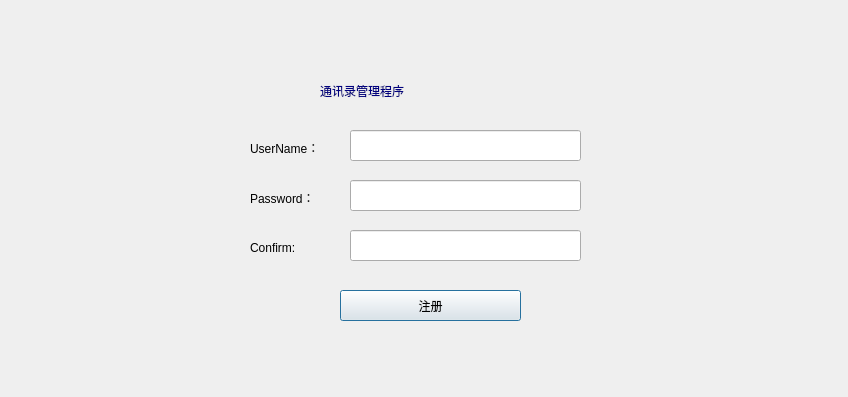
<?xml version="1.0" encoding="UTF-8"?>
<ui version="4.0">
 <class>Dialog</class>
 <widget class="QDialog" name="Dialog">
  <property name="geometry">
   <rect>
    <x>0</x>
    <y>0</y>
    <width>848</width>
    <height>397</height>
   </rect>
  </property>
  <property name="windowTitle">
   <string>Dialog</string>
  </property>
  <widget class="QLabel" name="blackground_label">
   <property name="geometry">
    <rect>
     <x>-30</x>
     <y>0</y>
     <width>881</width>
     <height>401</height>
    </rect>
   </property>
   <property name="text">
    <string/>
   </property>
   <property name="pixmap">
    <pixmap>rec/blackground.jpg</pixmap>
   </property>
   <property name="scaledContents">
    <bool>true</bool>
   </property>
  </widget>
  <widget class="QLabel" name="title_label">
   <property name="geometry">
    <rect>
     <x>320</x>
     <y>70</y>
     <width>191</width>
     <height>41</height>
    </rect>
   </property>
   <property name="styleSheet">
    <string notr="true">color: rgb(0, 0, 127);
font: 20pt &quot;楷体&quot;;</string>
   </property>
   <property name="text">
    <string>通讯录管理程序</string>
   </property>
  </widget>
  <widget class="QPushButton" name="enroll_pushButton">
   <property name="geometry">
    <rect>
     <x>340</x>
     <y>290</y>
     <width>181</width>
     <height>31</height>
    </rect>
   </property>
   <property name="styleSheet">
    <string notr="true">font: 12pt &quot;华文楷体&quot;;</string>
   </property>
   <property name="text">
    <string>注册</string>
   </property>
  </widget>
  <widget class="QLabel" name="password_label">
   <property name="geometry">
    <rect>
     <x>250</x>
     <y>190</y>
     <width>81</width>
     <height>16</height>
    </rect>
   </property>
   <property name="styleSheet">
    <string notr="true">font: 11pt &quot;黑体&quot;;</string>
   </property>
   <property name="text">
    <string>Password：</string>
   </property>
  </widget>
  <widget class="QLabel" name="username_label">
   <property name="geometry">
    <rect>
     <x>250</x>
     <y>140</y>
     <width>81</width>
     <height>16</height>
    </rect>
   </property>
   <property name="styleSheet">
    <string notr="true">font: 11pt &quot;黑体&quot;;</string>
   </property>
   <property name="text">
    <string>UserName：</string>
   </property>
  </widget>
  <widget class="QLabel" name="confirm_label">
   <property name="geometry">
    <rect>
     <x>250</x>
     <y>240</y>
     <width>81</width>
     <height>16</height>
    </rect>
   </property>
   <property name="styleSheet">
    <string notr="true">font: 11pt &quot;黑体&quot;;</string>
   </property>
   <property name="text">
    <string>Confirm:</string>
   </property>
  </widget>
  <widget class="QLineEdit" name="username_lineEdit">
   <property name="geometry">
    <rect>
     <x>350</x>
     <y>130</y>
     <width>231</width>
     <height>31</height>
    </rect>
   </property>
   <property name="font">
    <font>
     <family>宋体</family>
     <pointsize>10</pointsize>
     <weight>50</weight>
     <italic>false</italic>
     <bold>false</bold>
    </font>
   </property>
   <property name="styleSheet">
    <string notr="true">font: 10pt &quot;宋体&quot;;</string>
   </property>
  </widget>
  <widget class="QLineEdit" name="password_lineEdit">
   <property name="geometry">
    <rect>
     <x>350</x>
     <y>180</y>
     <width>231</width>
     <height>31</height>
    </rect>
   </property>
   <property name="font">
    <font>
     <family>宋体</family>
     <pointsize>10</pointsize>
     <weight>50</weight>
     <italic>false</italic>
     <bold>false</bold>
    </font>
   </property>
   <property name="styleSheet">
    <string notr="true">font: 10pt &quot;宋体&quot;;</string>
   </property>
  </widget>
  <widget class="QLineEdit" name="confirm_lineEdit">
   <property name="geometry">
    <rect>
     <x>350</x>
     <y>230</y>
     <width>231</width>
     <height>31</height>
    </rect>
   </property>
   <property name="font">
    <font>
     <family>宋体</family>
     <pointsize>10</pointsize>
     <weight>50</weight>
     <italic>false</italic>
     <bold>false</bold>
    </font>
   </property>
   <property name="styleSheet">
    <string notr="true">font: 10pt &quot;宋体&quot;;</string>
   </property>
  </widget>
 </widget>
 <resources/>
 <connections/>
</ui>
